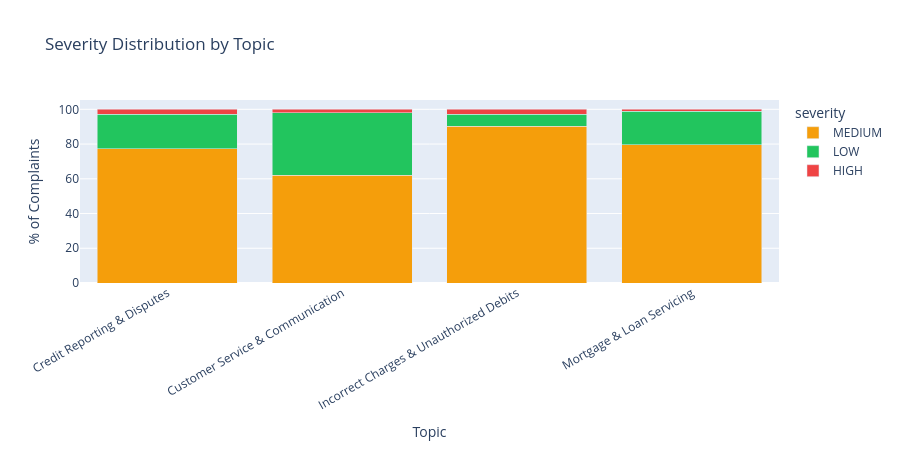

Source (notebook cell):
### Markdown cell above
## 10. Severity Distribution by Topic

### Code cell
# Severity distribution by topic
severity_by_topic = (
    df_lda.groupby("topic_name")["severity_label"]
    .value_counts(normalize=True)
    .mul(100)
    .round(1)
    .reset_index()
)
severity_by_topic.columns = ["topic_name", "severity", "pct"]

fig = px.bar(
    severity_by_topic, x="topic_name", y="pct", color="severity",
    color_discrete_map={"LOW": "#22c55e", "MEDIUM": "#f59e0b", "HIGH": "#ef4444"},
    barmode="stack",
    title="Severity Distribution by Topic",
    labels={"pct": "% of Complaints", "topic_name": "Topic"},
)
fig.update_layout(xaxis_tickangle=-30, height=450)
fig.show()

### Figure 1 — Plotly figure (JSON) as saved in the notebook; plotly's stock layout.template omitted (floating-point values rounded to 4 significant figures)
{"data": [{"hovertemplate": "severity=MEDIUM<br>Topic=%{x}<br>% of Complaints=%{y}<extra></extra>", "legendgroup": "MEDIUM", "marker": {"color": "#f59e0b", "pattern": {"shape": ""}}, "name": "MEDIUM", "orientation": "v", "showlegend": true, "textposition": "auto", "type": "bar", "x": ["Credit Reporting & Disputes", "Customer Service & Communication", "Incorrect Charges & Unauthorized Debits", "Mortgage & Loan Servicing"], "xaxis": "x", "y": [77.4, 62.0, 90.4, 79.7], "yaxis": "y"}, {"hovertemplate": "severity=LOW<br>Topic=%{x}<br>% of Complaints=%{y}<extra></extra>", "legendgroup": "LOW", "marker": {"color": "#22c55e", "pattern": {"shape": ""}}, "name": "LOW", "orientation": "v", "showlegend": true, "textposition": "auto", "type": "bar", "x": ["Credit Reporting & Disputes", "Customer Service & Communication", "Incorrect Charges & Unauthorized Debits", "Mortgage & Loan Servicing"], "xaxis": "x", "y": [19.8, 36.1, 6.9, 19.2], "yaxis": "y"}, {"hovertemplate": "severity=HIGH<br>Topic=%{x}<br>% of Complaints=%{y}<extra></extra>", "legendgroup": "HIGH", "marker": {"color": "#ef4444", "pattern": {"shape": ""}}, "name": "HIGH", "orientation": "v", "showlegend": true, "textposition": "auto", "type": "bar", "x": ["Credit Reporting & Disputes", "Customer Service & Communication", "Incorrect Charges & Unauthorized Debits", "Mortgage & Loan Servicing"], "xaxis": "x", "y": [2.9, 1.9, 2.7, 1.1], "yaxis": "y"}], "layout": {"barmode": "stack", "height": 450, "legend": {"title": {"text": "severity"}, "tracegroupgap": 0}, "title": {"text": "Severity Distribution by Topic"}, "xaxis": {"anchor": "y", "domain": [0, 1], "tickangle": -30, "title": {"text": "Topic"}}, "yaxis": {"anchor": "x", "domain": [0, 1], "title": {"text": "% of Complaints"}}}}
